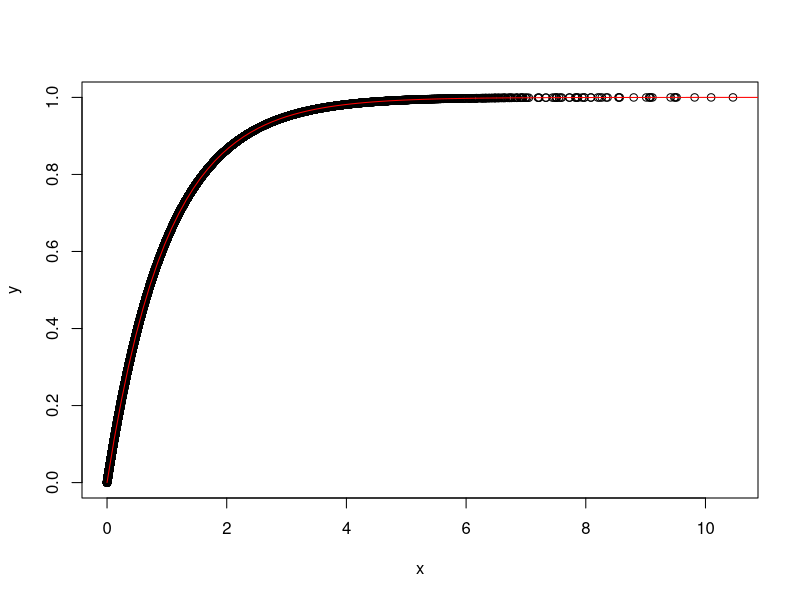

Write the R code that produced this figure. (Note: this script raises an error after producing the figure.)
## ---- chunk 1
expdist <- function(rate, n) {
   u <- runif(n)
   x <-  -log( (1/rate)*( 1 - u))/rate
   list = list(x, u)
   return(list)
}

n <- 60000
lambda <- 1
outval <- expdist(lambda, n)
plot(outval[[1]], outval[[2]], xlab = "x", ylab = "y")
curve(pexp(x, rate = lambda), from=0, to=12, col='red', add = TRUE)
## ---- chunk 2
# for u < c/alpha
c <- function(alpha) {
  return(exp(1)*alpha/(exp(1)+alpha))
}

dist1 <- function(alpha, n) {
   u <- runif(n)
   x <- 1/alpha*log(u*alpha/c(alpha))
   list = list(x, u)
   return(list)
}


n <- 60000
alpha <- 0.5
outval1 <- dist1(alpha, n)
plot(outval1[[1]], outval1[[2]], xlab = "x", ylab = "y", xlim = c(0, c(alpha)/alpha))

dist2 <- function(alpha, n) {
  u <- runif(n)
  x <- -log(exp(-1)-u/c(alpha)+1/alpha)
  list = list(x, u)
  return(list)
}

outval2 <- dist2(alpha, n)
points(outval2[[1]], outval2[[2]], xlab = "x", ylab = "y", ylim = c(alpha)/alpha, 10)
## ---- chunk 3
dist3 <- function(alpha, n) {
   u <- runif(n)
   x <- 1/alpha*log(-u/(u-1))
   list = list(x, u)
   return(list)
}

outval3 <- dist3(alpha, n)
plot(outval3[[1]], outval3[[2]], xlab = "x", ylab = "y")
## ---- chunk 4
mynormal <- function(n) {
  x1 <- runif(n, min = 0, max = 2*pi)
  x2 <- expdist(0.5, n)
  y1 <- sqrt(unlist(x2))*cos(x1)
  y2 <- sqrt(unlist(x2))*sin(x1)
  return(list(y1,y2))
}

n = 1000
mynormalout <- mynormal(n)
plot(mynormalout[[1]], mynormalout[[2]], xlab = "x", ylab = "y")
hist(mynormalout[[2]])

x <- seq(-4, 4, length=100)
y <- dnorm(x)
lines(x,y, type = "l", lwd = 2, xlab = "", ylab = "", add = TRUE)
